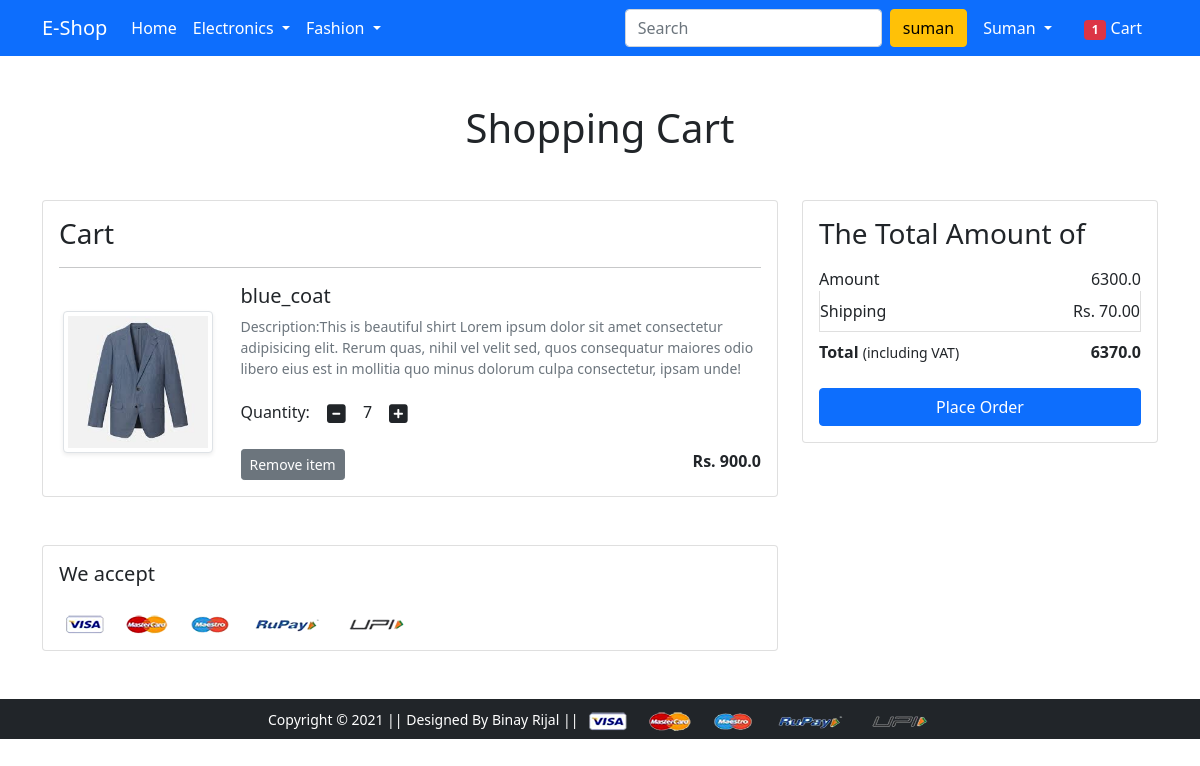
The app's page /cart/ (signed in), older data.
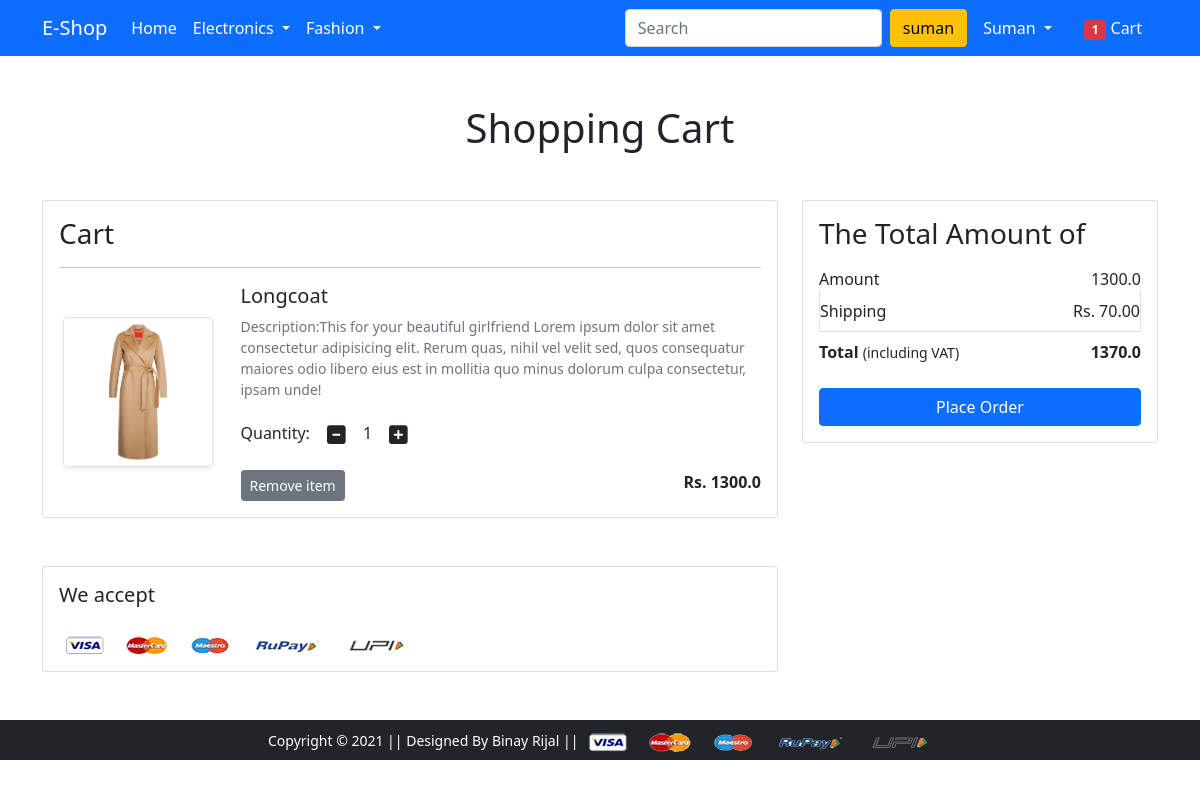
The same page, newer data.
### app/models.py (models this page shows, shortened)
class Cart(models.Model):
    user=models.ForeignKey(User,on_delete=models.CASCADE)
    product=models.ForeignKey(Product,on_delete=models.CASCADE)
    quantity=models.PositiveIntegerField(default=1)

class Product(models.Model):
    title=models.CharField(max_length=100)
    selling_price=models.FloatField()
    discounted_price=models.FloatField()
    description=models.TextField()
    brand=models.CharField(max_length=50)
    category=models.CharField(choices=CATEGORY_CHOICES,max_length=2)
    product_image=models.ImageField(upload_to='productimg')
    @property
    def lastprice(self):
        return self.selling_price-self.discounted_price

### app/views.py (the view)
# urls.py: path('cart/',views.show_cart,name='showcart'),
def show_cart(request):
 total=0
 if request.user.is_authenticated:
  user=request.user
  cart=Cart.objects.filter(user=user)
  amount=0.0
  shipping=70.0
  total_amount=0.0
  product_cart=[p for p in Cart.objects.all() if p.user==request.user]
  total=len(Cart.objects.filter(user=request.user))
  if product_cart:
   for p in product_cart:
    price=p.product.selling_price-p.product.discounted_price
    tempamount=(p.quantity*price)
    amount=amount+tempamount
   total_amount=amount+shipping
  return render(request,'app/addtocart.html',{'carts':cart,'amount':amount,'total_amount':total_amount,'total':total})

### app/templates/app/addtocart.html (shortened to what this page needs)
{% extends 'app/base.html' %}
{% load static %}
{% block main-content %}
<div class="container my-5">
 <div class="row">
  <h1 class="text-center mb-5">Shopping Cart</h1>
  <div class="col-sm-8">
  <div class="card">
   <div class="card-body">
    <h3>Cart</h3>
    {%for cart in carts%}
    <hr>
    <div class="row">
     <div class="col-sm-3 text-center align-self-center"><img src="{{cart.product.product_image.url}}" alt="" srcset="" class="img-fluid img-thumbnail shadow-sm" height="150" width="150"></div>
     <div class="col-sm-9">
      <div>
       <h5>{{cart.product.title}}</h5>
       <p class="mb-2 text-muted small">Description:{{cart.product.description}} Lorem ipsum dolor sit amet consectetur adipisicing elit. Rerum quas, nihil vel velit sed, quos consequatur maiores odio libero eius est in mollitia quo minus dolorum culpa consectetur, ipsam unde!</p>
       <div class="my-3">
        <label for="quantity">Quantity:</label>
        <a class="minus-cart btn" pid="{{cart.product.id}}"><i class="fas fa-minus-square fa-lg"></i></a>
          <span id="quantity">{{cart.quantity}}</span>
        <a class="plus-cart btn" pid="{{cart.product.id}}"><i class="fas fa-plus-square fa-lg"></i></a>
       </div>
        <div class="d-flex justify-content-between">
         <a href="#" class="btn btn-sm btn-secondary mr-3 remove-cart" pid="{{cart.product.id}}">Remove item </a>
         <p class="mb-0"><span><strong>Rs. {{cart.product.lastprice}}</strong></span></p>
        </div>
       </div>
      </div>
     </div>
    {%endfor%}
   </div>
   </div>
  </div>
  <div class="col-sm-4">
   <div class="card">
    <div class="card-body">
      <h3>The Total Amount of</h3>
      <ul class="list-group">
       <li class="list-group-item d-flex justify-content-between align-items-center border-0 px-0 pb-0">Amount<span><span id="amount">{{amount}}</span></span></li>
       <li class="list-group-item d-flex justify-content-between align-items-center px-0">Shipping<span>Rs. 70.00</span></li>
       <li class="list-group-item d-flex justify-content-between align-items-center border-0 px-0 mb-3">
        <div>
           <strong>Total</strong> <small>(including VAT)</small>
         </div>
         <span><strong><strong id="totalamount">{{total_amount}}</strong></strong></span>
       </li>
      </ul>
      <div class="d-grid"><a href="{% url 'checkout' %}" class="btn btn-primary">Place Order</a></div>
    </div>
   </div>
  </div>
 </div>
</div>
<div class="container">
 <div class="row">
  <div class="col-sm-8">
   <div class="card">
    <div class="card-body">
      <h5 class="mb-4">We accept</h5>
      <img src="{% static 'app/images/payment.png' %}" alt="" class="img-fluid">
    </div>
  </div>
  </div>
 </div>
</div>
{% endblock main-content %}

Row changes from the older to the newer data that the page shows:
removed Cart: product.product_image (picture), product "blue_coat", product.description "This is beautiful shirt", quantity "7", product.lastprice "900.0"
added Cart: product.product_image (picture), product "Longcoat", product.description "This for your beautiful girlfriend", quantity "1", product.lastprice "1300.0"
Text that changed along with them:
{{ amount }}: "6300.0" → "1300.0"
{{ total_amount }}: "6370.0" → "1370.0"
